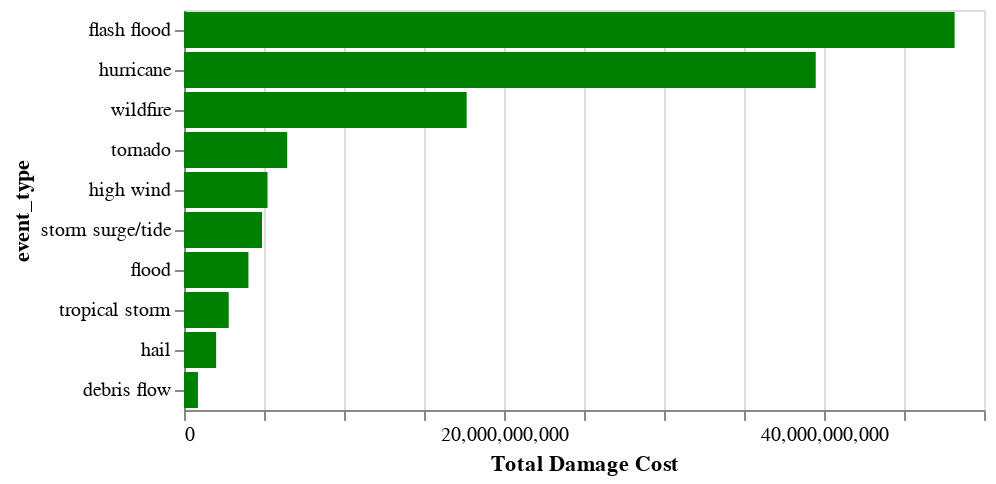

Source (notebook cell):
### Code cell
alt.Chart(storm_data_state).transform_aggregate(
    damage = 'sum(damage_cost)',
    groupby = ['event_type']
).transform_window(
    rank='rank(damage)',
    sort=[alt.SortField('damage', order='descending')]
).transform_filter(
    alt.datum.rank <=10
).mark_bar().encode(
    alt.X('damage:Q', title='Total Damage Cost'), 
    alt.Y('event_type:N', sort='-x'),       
    color=alt.value('green'),    
    tooltip = ['event_type:N','sum(no_of_storms):Q','sum(damage_cost):Q']
)

### Figure 1 — Vega-Lite specification as saved in the notebook (floating-point values rounded to 4 significant figures; data arrays with more than 128 entries replaced by an {"elided": "..."} marker saying what was removed)
{"config": {"view": {"continuousWidth": 400, "continuousHeight": 300}}, "data": {"name": "data-363ba90ce48896b58bf99f04fa2c87b6"}, "mark": "bar", "encoding": {"color": {"value": "green"}, "tooltip": [{"field": "event_type", "type": "nominal"}, {"aggregate": "sum", "field": "no_of_storms", "type": "quantitative"}, {"aggregate": "sum", "field": "damage_cost", "type": "quantitative"}], "x": {"field": "damage", "title": "Total Damage Cost", "type": "quantitative"}, "y": {"field": "event_type", "sort": "-x", "type": "nominal"}}, "transform": [{"aggregate": [{"op": "sum", "field": "damage_cost", "as": "damage"}], "groupby": ["event_type"]}, {"window": [{"op": "rank", "field": "damage", "as": "rank"}], "sort": [{"field": "damage", "order": "descending"}]}, {"filter": "(datum.rank <= 10)"}], "$schema": "https://vega.github.io/schema/vega-lite/v4.17.0.json", "datasets": {"data-363ba90ce48896b58bf99f04fa2c87b6": {"elided": "1028 records"}}}
